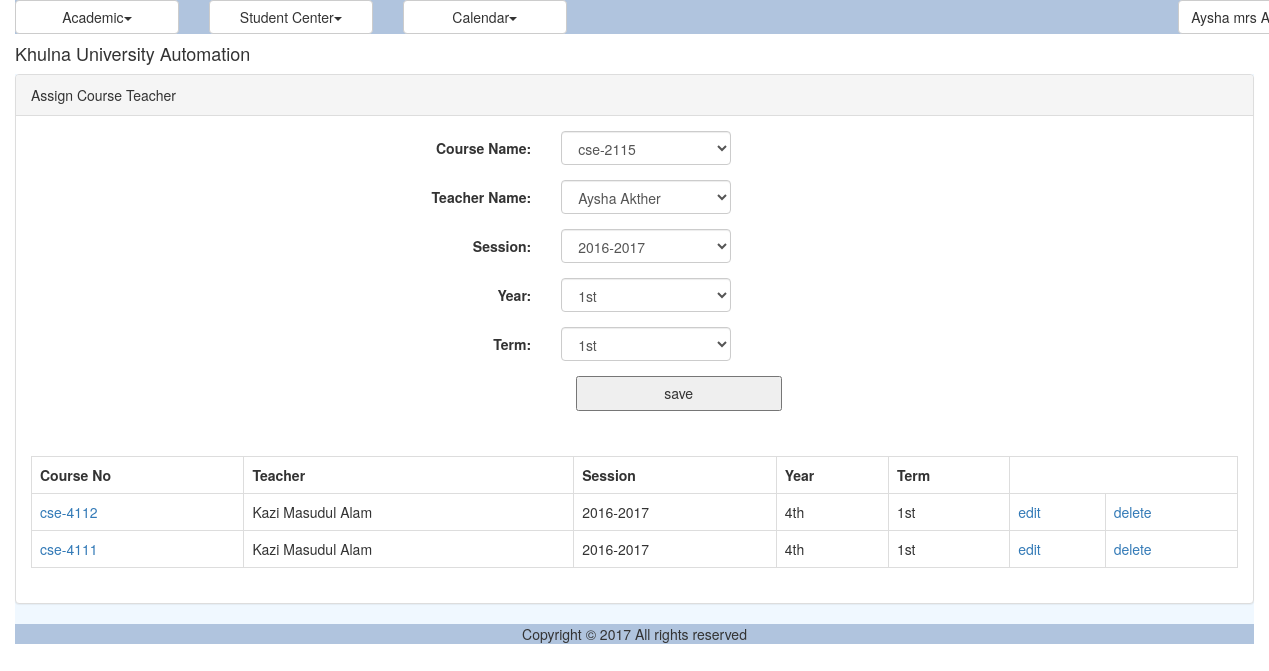
The page /course_teacher.php (signed in) on the database its author committed.
### tables this page shows
CREATE TABLE IF NOT EXISTS `reg_course` (
  `ID` varchar(40) NOT NULL,
  `CourseNo` varchar(40) NOT NULL,
  `Title` varchar(100) NOT NULL,
  `Credit` double NOT NULL,
  `CourseTypeID` varchar(40) NOT NULL,
  `DisciplineID` varchar(40) NOT NULL,
  `IsDeleted` tinyint(1) NOT NULL,
  PRIMARY KEY (`ID`)
);

CREATE TABLE IF NOT EXISTS `ums_user` (
  `ID` varchar(40) NOT NULL,
  `UniversityID` varchar(20) NOT NULL,
  `Email` varchar(50) NOT NULL,
  `Password` varchar(255) NOT NULL,
  `FirstName` varchar(50) DEFAULT NULL,
  `MiddleName` varchar(50) DEFAULT NULL,
  `LastName` varchar(50) DEFAULT NULL,
  `DisciplineID` varchar(40) DEFAULT NULL,
  `Status` varchar(20) DEFAULT NULL,
  `IsLogged` varchar(10) DEFAULT NULL,
  `IsArchived` varchar(10) DEFAULT NULL,
  `IsDeleted` varchar(10) DEFAULT NULL,
  PRIMARY KEY (`ID`),
  UNIQUE KEY `Email` (`Email`),
  UNIQUE KEY `UniversityID` (`UniversityID`)
);

CREATE TABLE IF NOT EXISTS `reg_registration_session` (
  `ID` varchar(40) NOT NULL,
  `Name` varchar(30) NOT NULL,
  PRIMARY KEY (`ID`)
);

CREATE TABLE IF NOT EXISTS `reg_year` (
  `ID` varchar(40) NOT NULL,
  `Name` varchar(20) NOT NULL,
  PRIMARY KEY (`ID`)
);

CREATE TABLE IF NOT EXISTS `reg_term` (
  `ID` varchar(40) NOT NULL,
  `Name` varchar(20) NOT NULL,
  PRIMARY KEY (`ID`)
);

### modules/registration/ui/view.course_teacher.inc (the view, shortened to what the rows shown need)
<?php
include_once 'blade/view.course_teacher.blade.inc';
include_once COMMON.'class.common.inc';
include_once COMMON.'class.common.course.inc';
?>
<div class="panel panel-default">
<div class="panel-body">
<table class="table table-bordered">
		<?php
		$Result = $_CourseTeacherBAO->getAllCourseTeachers();
		if($Result->getIsSuccess()){
			$CourseTeachers = $Result->getResultObject();
			?>
			<tr>
				<th>Course No</th>
				<th>Teacher</th>
				<th>Session</th>
				<th>Year</th>
				<th>Term</th>
			</tr>
			<?php
			for($i = 0; $i < sizeof($CourseTeachers); $i++) {
				$CourseTeacher = $CourseTeachers[$i];
				?>
				<tr>
					<td>
					<a href="course.php?edit=<?php echo $CourseTeacher->getCourse()->getID(); ?>">
					<?php echo $CourseTeacher->getCourse()->getCourseNo(); ?>
					</a>
					</td>
					<td><?php echo $CourseTeacher->getTeacher()->getFullName(); ?></td>
					<td><?php echo $CourseTeacher->getSession()->getName(); ?></td>
					<td><?php echo $CourseTeacher->getYear()->getName(); ?></td>
					<td><?php echo $CourseTeacher->getTerm()->getName(); ?></td>
					<td><a href="?edit=<?php echo $CourseTeacher->getID(); ?>" onclick="return confirm('sure to edit !'); " >edit</a></td>
					<td><a href="?del=<?php echo $CourseTeacher->getID(); ?>" onclick="return confirm('sure to delete !'); " >delete</a></td>
				</tr>
				<?php
			}
		}
		else{
		echo $Result->getResultObject();
	}
	?>
</table>
</div>
</div>

### rows shown on the page
reg_course: CourseNo "cse-4112"
ums_user: $CourseTeacher->getTeacher()->getFullName() "Kazi Masudul Alam"
reg_registration_session: Name "2016-2017"
reg_year: Name "4th"
reg_term: Name "1st"
reg_course: CourseNo "cse-4111"

### other values the page prints
$globalMenu[$i]->getTitle() "Academic Student Center Calendar"
$CurrentUser->getFullName() "Aysha mrs…"
form field courseid "cse-2115"
form field teacherid "Aysha Akther"
form field session "2016-2017"
form field yearid "1st"
form field termid "1st"
